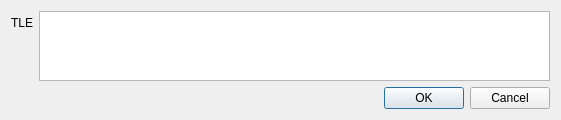
<?xml version="1.0" encoding="UTF-8"?>
<ui version="4.0">
 <class>AddTrackerDialog</class>
 <widget class="QDialog" name="AddTrackerDialog">
  <property name="geometry">
   <rect>
    <x>0</x>
    <y>0</y>
    <width>561</width>
    <height>118</height>
   </rect>
  </property>
  <property name="windowTitle">
   <string>Adicionar satélite</string>
  </property>
  <layout class="QFormLayout" name="formLayout">
   <item row="0" column="0">
    <widget class="QLabel" name="label">
     <property name="text">
      <string>TLE</string>
     </property>
    </widget>
   </item>
   <item row="0" column="1">
    <widget class="QPlainTextEdit" name="tleInput">
     <property name="plainText">
      <string/>
     </property>
    </widget>
   </item>
   <item row="1" column="0" colspan="2">
    <widget class="QDialogButtonBox" name="addTLEButtonBox">
     <property name="standardButtons">
      <set>QDialogButtonBox::Cancel|QDialogButtonBox::Ok</set>
     </property>
    </widget>
   </item>
  </layout>
 </widget>
 <resources/>
 <connections/>
</ui>
